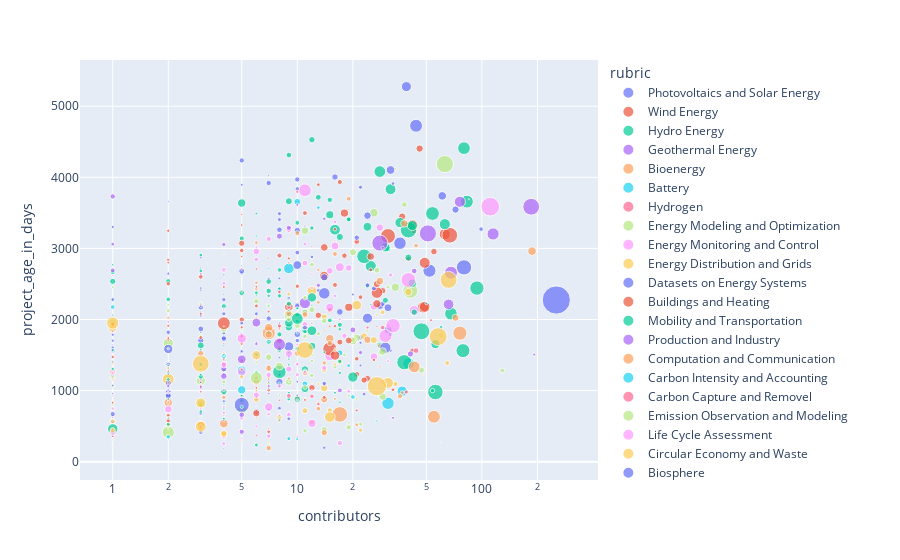

Notebook cell for this chart:
### Code cell
import plotly.express as px
#df = px.data.gapminder()

#fig = px.scatter(df.query("year==2007"), x="gdpPercap", y="lifeExp",
#	         size="pop", color="continent",
#                 hover_name="country", log_x=True, size_max=60)


#fig = px.scatter(df.query("year==2007"), x="gdpPercap", y="lifeExp",
#	         size="pop", color="continent",
#                 hover_name="country", log_x=True, size_max=60)

fig = px.scatter(df.query("project_active_checkbox==True"), x="contributors", y="project_age_in_days",
	         size="stargazers_count", color="rubric",
                 hover_name="project_name", log_x=True)


fig.show()
